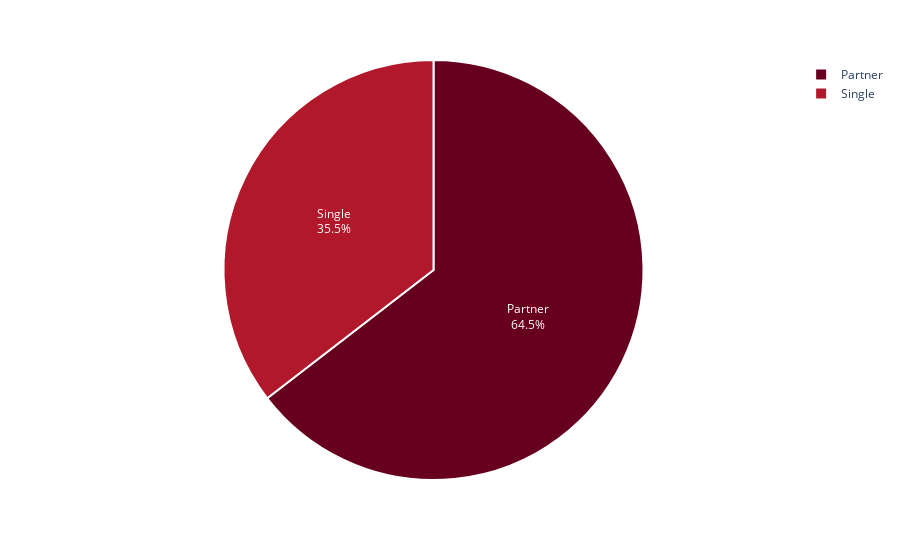

Write notebook code for a chart like this one.
### Code cell
maritalstatus = customer.Marital_Status.value_counts()

fig = px.pie(maritalstatus, 
             values = maritalstatus.values, 
             names = maritalstatus.index,
             color_discrete_sequence=px.colors.sequential.RdBu)
fig.update_traces(textposition='inside', textinfo='percent+label', 
                  marker = dict(line = dict(color = 'white', width = 2)))
fig.show()

### Figure 1 — Plotly figure (JSON) as saved in the notebook; plotly's stock layout.template omitted (floating-point values rounded to 4 significant figures)
{"data": [{"domain": {"x": [0, 1], "y": [0, 1]}, "hovertemplate": "index=%{label}<br>value=%{value}<extra></extra>", "labels": ["Partner", "Single"], "legendgroup": "", "marker": {"line": {"color": "white", "width": 2}}, "name": "", "showlegend": true, "textinfo": "percent+label", "textposition": "inside", "type": "pie", "values": [1420, 780]}], "layout": {"legend": {"tracegroupgap": 0}, "margin": {"t": 60}, "piecolorway": ["rgb(103,0,31)", "rgb(178,24,43)", "rgb(214,96,77)", "rgb(244,165,130)", "rgb(253,219,199)", "rgb(247,247,247)", "rgb(209,229,240)", "rgb(146,197,222)", "rgb(67,147,195)", "rgb(33,102,172)", "rgb(5,48,97)"]}}
